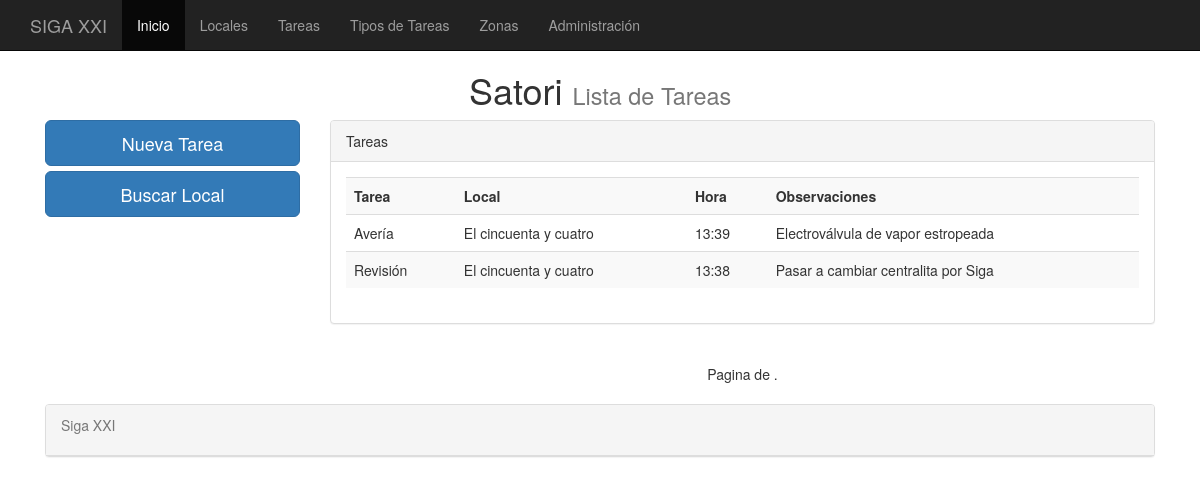
Before: /tareas/ with the older database file.
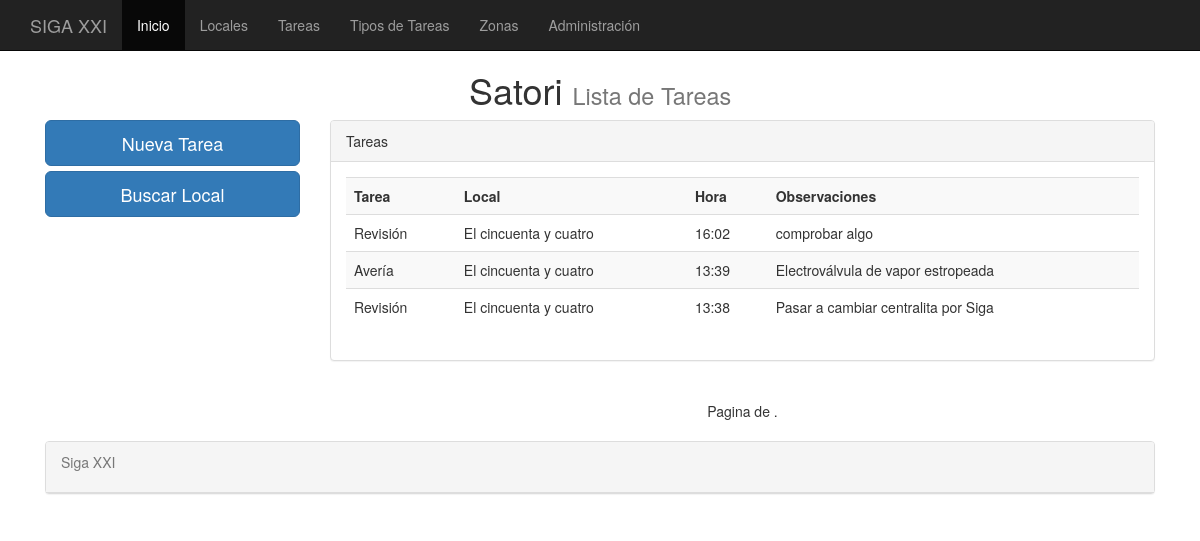
After: the same page with the newer database file.
### cafe/models.py (models this page shows, shortened)
class tareas(models.Model):
    tarea = models.ForeignKey(tipos_tareas, default=None, null=True, blank=True)
    local = models.ForeignKey(locales, default=None, null=True, blank=True)
    fecha = models.DateTimeField(default=datetime.now, blank=True)
    completada = models.BooleanField(null=False, blank=True)
    observaciones = models.TextField(default=None, null=True)
    class Meta:
	    verbose_name_plural = "tareas"

class tipos_tareas(models.Model):
	tipo = models.CharField(max_length=75)
	class Meta:
		verbose_name_plural = "Tipos_tareas"
	def __unicode__(self):
		return self.tipo

class locales(models.Model):
    local = models.CharField(max_length=75)
    telefono = models.CharField(max_length=15)
    movil = models.CharField(max_length=15)
    correo = models.EmailField()
    contacto = models.CharField(max_length=75)
    direccion = models.CharField(max_length=100)
    codigo_postal = models.CharField(max_length=7)
    poblacion = models.CharField(max_length=100)
    provincia = models.CharField(max_length=100)
    zona = models.ForeignKey(zonas, default=None, null=True, blank=True)
    maquina = models.CharField(max_length=100)
    modelo = models.CharField(max_length=100)
    centralita = models.CharField(max_length=100)
    fecha_alta = models.DateTimeField(default=datetime.now, blank=True)
    fecha_ultima = models.DateTimeField(default=datetime.now, blank=True)
    es_siga = models.BooleanField(null=False, blank=True)
    observaciones = models.TextField(default=None, null=True)
    class Meta:
	    verbose_name_plural = "locales"
    def __unicode__(self):
    	return self.local

### cafe/views.py (the view)
# urls.py: url(r'^tareas/', ListaTareas.as_view(), name='ListaTareas'),
class ListaTareas(ListView):
	queryset = tareas.objects.order_by('-fecha')
	context_object_name = 'tareas'
	paginated_by = 8

### templates/cafe/tareas_list.html (shortened to what this page needs)
{% extends "base.html" %}
{%   load   staticfiles   %}
{% block titulo %}
Lista de Tareas
{% endblock %}
{% block content %}
<row>
	<div class="col-md-3">
		<a href="/paciente/agregar" class="btn btn-primary btn-lg btn-block">Nueva Tarea</a>
		<a href="/pacientes_buscar" class="btn btn-primary btn-lg btn-block">Buscar Local</a>
	</div>
	<div class="col-md-9" >
		<div class="panel panel-default">
			<div class="panel-heading">Tareas</div>
			<div class ="panel-body">
				{% if object_list %}
				<div class="table-responsive">
				<table class="table table-striped">
					<th>Tarea</th>
					<th>Local</th>
					<th>Hora</th>
					<th>Observaciones</th>
          {% for tareas  in object_list %}
						<tr>
							<td>{{ tareas.tarea }}</td>
							<td>{{ tareas.local }}</td>
							<td>{{ tareas.fecha | date:"H:i" }}</td>
							<td>{{ tareas.observaciones }}</td>
						</tr>
					{% endfor %}
				  </table>
				</div>
		    {% else %}
        	<p class="text-warning">No hay tareas.</p>
        {% endif %}
			</div>
		</div>
	</div>
</row>
<row>
	<div class="col-md-9 col-md-offset-3">
		<nav>
			<ul class="pager">
				<li> Pagina {{ page_obj.number }} de {{ paginator.num_pages }}.</li>
			</ul>
		</nav>
	</div>
</row>
{% endblock %}

Changed rows visible on the page:
added tareas: tarea "Revisión", local "El cincuenta y cuatro", fecha "16:02", observaciones "comprobar algo"
